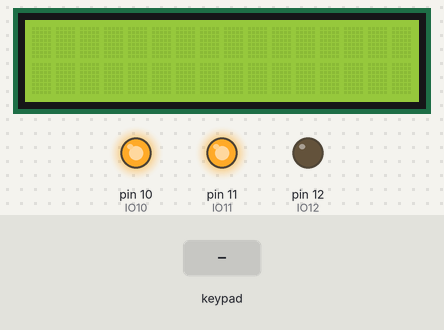
The sketch below on a simulated Arduino Uno, built with avr-gcc and run on an emulated ATmega328P. On the bench: 16×2 character LCD, output pins drawn as LEDs (lit = HIGH). Inputs (shaded band) come from the test bench. What the sketch prints to the serial monitor is not drawn.

Above: at 1.2 s.
1.3 s: keypad keys 0 0 0 0 * pressed 0.4 s apart
At 3.6 s:
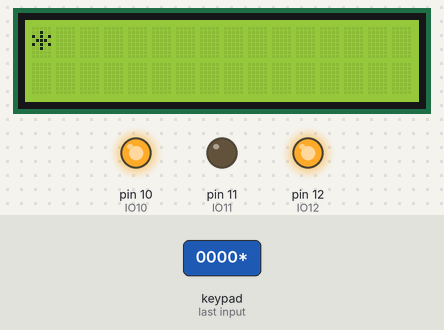
4.8 s: keypad keys 7 + 5 = pressed 0.4 s apart
At 7.0 s:
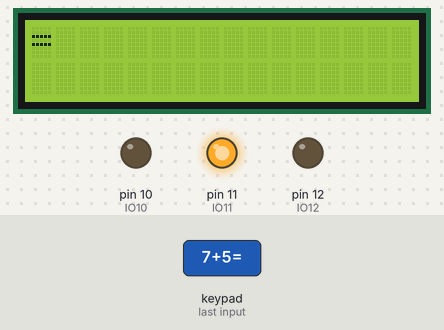
7.9 s: key '/' pressed
9.4 s: keypad keys 0 0 0 0 pressed 0.4 s apart
At 9.6 s:
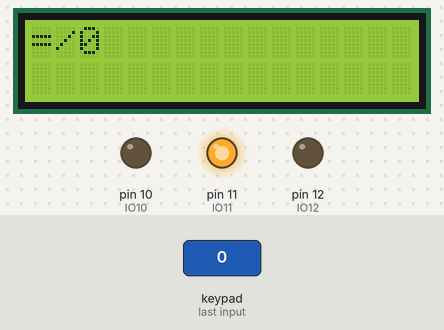
12.5 s: key '+' pressed
At 13.2 s:
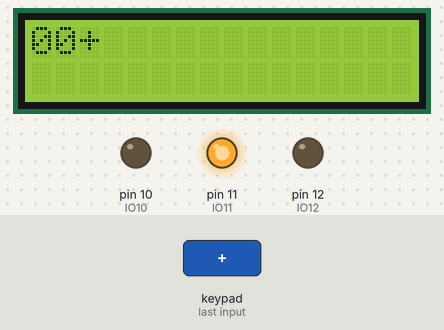
14.0 s: key '7' pressed
At 14.3 s:
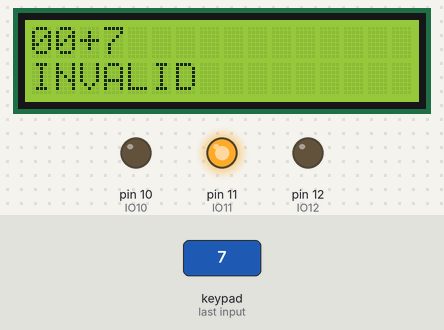
Timing chart, 0 to 16.5 s (numbered marks = the images above; inputs shaded):
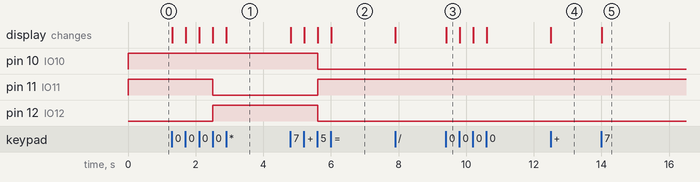

Measured:
- after the input at 1.3 s, pin 11 (IO11): HIGH → LOW after 1.2 s; pin 12 (IO12): LOW → HIGH after 1.2 s; the display: first changes at once (image 1 shows a later state)
- after the input at 4.8 s, pin 10 (IO10), pin 12 (IO12): HIGH → LOW after 0.81 s; pin 11 (IO11): LOW → HIGH after 0.81 s; the display: first changes at once (image 2 shows a later state)
- after the input at 9.4 s, the display: changes at once (image 3)
- after the input at 12.5 s, the display: changes at once (image 4)
- after the input at 14.0 s, the display: changes at once (image 5)

The sketch:

pwdKeypad.ino
```cpp
#include <LiquidCrystal.h>
#include <Keypad.h>

// 定义LCD的引脚
// LiquidCrystal(rs, enable, d4, d5, d6, d7)
LiquidCrystal lcd(9, 8, 7, 6, 5, 4);
// 定义键盘map，考虑运算符的按键
const byte rows = 4;
const byte cols = 4;
char keys[rows][cols] = {
  {'7', '8', '9', '/'},
  {'4', '5', '6', '*'},
  {'1', '2', '3', '-'},
  {' ', '0', '=', '+'} // 用空格表示ON/C按键
};
byte rowPins[rows] = {3, 2, A5, A4};
byte colPins[cols] = {A3, A2, A1, A0};
Keypad keypad = Keypad(makeKeymap(keys), rowPins, colPins, rows, cols);

String inputKey = "";
// REPLACE YOUR STUDENT ID HERE.
String pwd = "0000"; // my password


void setup() {
  pinMode(11, OUTPUT); // IO11, PB3, PIN11，控制绿灯
  pinMode(10, OUTPUT); // IO10, PB2, PIN10，控制红灯
  pinMode(12, OUTPUT); // IO12, PB4, PIN12，继电器和黄灯
  digitalWrite(11, HIGH);
  digitalWrite(10, HIGH);
  digitalWrite(12, LOW);
  lcd.begin(16, 2);
  Serial.begin(9600);
}

void loop() {
  char key = keypad.getKey();
  if (!key){
    return;
  }
  Serial.println(key);
  lcd.clear(); // 每次输入就刷新一下吧
  if (key == ' '){
    // 题目没要求的，这个IF删了也行
    inputKey = "";
    return;
  }
  inputKey += key;
  lcd.print(String(inputKey));
  if (inputKey.length() == 4){
    Serial.println(String(inputKey));
    Serial.println(pwd);
    inputKey.trim();
    Serial.println(inputKey == pwd);
    if (inputKey == pwd){
      // 密码正确
      lcd.setCursor(0, 1);
      lcd.print("OPEN");
      Serial.println("OPEN");
      digitalWrite(11, LOW);
      digitalWrite(10, HIGH);
      digitalWrite(12, HIGH);
    }
    else {
      // 密码错误
      lcd.setCursor(0,1);
      lcd.print("INVALID");
      Serial.println("INVALID");
      digitalWrite(11, HIGH);
      digitalWrite(10, LOW);
      digitalWrite(12, LOW);
    }
    inputKey = "";
  }
}
```
